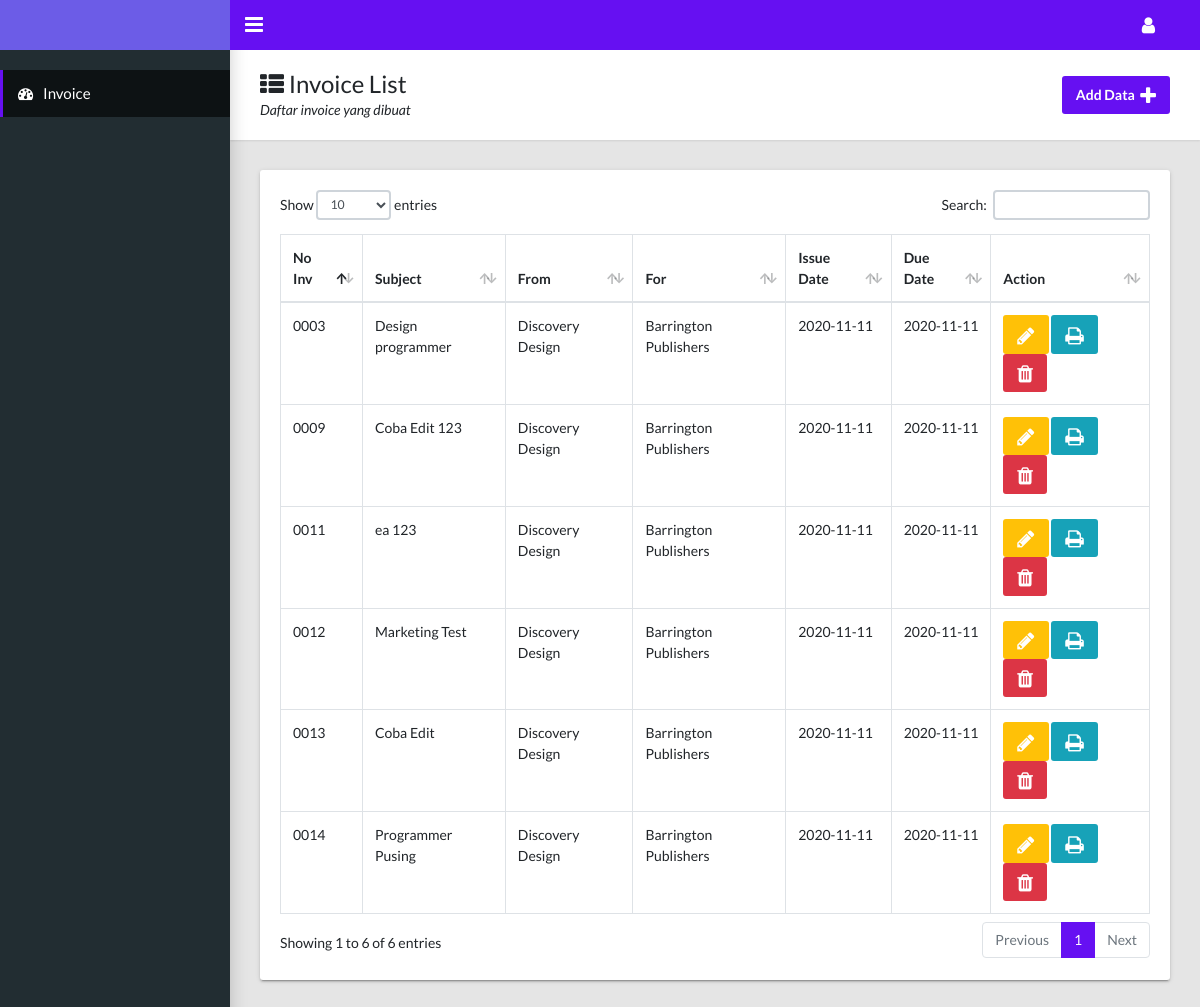
The page / on the database its author committed.
### tables this page shows
CREATE TABLE `tblinvoice` (
  `invoiceCd` varchar(4) NOT NULL,
  `issueDt` date NOT NULL,
  `dueDt` date NOT NULL,
  `subject` varchar(100) NOT NULL,
  `fromCd` int(11) NOT NULL,
  `forCd` int(11) NOT NULL,
  `status` varchar(1) NOT NULL,
  `payDt` datetime DEFAULT NULL,
  `createdDt` datetime NOT NULL,
  `updatedDt` datetime NOT NULL
);

CREATE TABLE `tbldestination` (
  `destinationCd` int(11) NOT NULL,
  `name` varchar(50) NOT NULL,
  `street` varchar(100) NOT NULL,
  `city` varchar(50) NOT NULL,
  `country` varchar(50) NOT NULL,
  `createdDt` datetime NOT NULL,
  `updatedDt` datetime NOT NULL
);

### connect.php (called while the page is built, shortened)
<?php
class Config
	{
		protected $host		= 'localhost';
		protected $dbname 	= 'esb_test';
		protected $user	 	= 'root';
		protected $password	= 'flamingo';
		public function connectionKey()
		{
			$mysqli = mysqli_connect($this->host,$this->user,$this->password);
			$mysqli->select_db($this->dbname);
			return $mysqli;
		}
		public function selInvoice($id = false)
		{
			$callConn = $this->connectionKey();
			if ($id == false) {
				$query = $callConn->query("SELECT a.*,b.name as fromNm,c.name as forNm
									FROM tblinvoice a
									JOIN tbldestination b ON a.fromCd = b.destinationCd
									JOIN tbldestination c ON a.forCd = c.destinationCd
									ORDER BY dueDt DESC");
			}
			return $query;
		}
	}
?>

### index.php (the view, shortened to what this page needs)
<?php
  require_once "connect.php";
  $config = new Config();
?>
<!DOCTYPE html>
<html lang="en">
  <head>
    <link rel="stylesheet" type="text/css" href="assets/css/main.css">
    <link rel="stylesheet" type="text/css" href="https://maxcdn.bootstrapcdn.com/font-awesome/4.7.0/css/font-awesome.min.css">
  </head>
  <body class="app sidebar-mini">
    <header class="app-header"><a class="app-header__logo" href="index.html"></a>
      <a class="app-sidebar__toggle" href="#" data-toggle="sidebar" aria-label="Hide Sidebar"></a>
      <ul class="app-nav">
        <li class="dropdown"><a class="app-nav__item" href="#" data-toggle="dropdown" aria-label="Open Profile Menu"><i class="fa fa-user fa-lg"></i></a>
        </li>
      </ul>
    </header>
    <aside class="app-sidebar">
      <ul class="app-menu">
        <li>
          <a class="app-menu__item active" href="index.php"><i class="app-menu__icon fa fa-dashboard"></i><span class="app-menu__label">Invoice</span></a>
        </li>
      </ul>
    </aside>
    <main class="app-content">
      <div class="app-title">
        <div>
          <h1><i class="fa fa-th-list"></i> Invoice List</h1>
          <p>Daftar invoice yang dibuat</p>
        </div>
        <div>
          <button class="btn bg-primary" style="color :white;" data-toggle="modal" data-target="#addData">Add Data &nbsp;<i class="fa fa-plus" aria-hidden="true" style="color:white"></i></button>
        </div>
      </div>
      <div class="row">
        <div class="col-md-12">
          <div class="tile">
            <div class="tile-body">
              <div class="table-responsive">
                <table class="table table-hover table-bordered" id="invoiceTable">
                  <thead>
                    <th>No Inv</th>
                    <th>Subject</th>
                    <th>From</th>
                    <th>For</th>
                    <th>Issue Date</th>
                    <th>Due Date</th>
                    <th>Action</th>
                  </thead>
                  <tbody>
                    <?php
                      foreach ($config->selInvoice() as $row) {
                    ?>
                    <tr>
                      <td><?= $row['invoiceCd']; ?></td>
                      <td><?= $row['subject']; ?></td>
                      <td><?= $row['fromNm']; ?></td>
                      <td><?= $row['forNm']; ?></td>
                      <td><?= $row['issueDt']; ?></td>
                      <td><?= $row['dueDt']; ?></td>
                      <td>
                        <a href="edit.php?id=<?= $row['invoiceCd'];?>" class="btn bg-warning"><i class="fa fa-pencil" aria-hidden="true" style="color:white"></i></a>
                        <a href="print.php?id=<?= $row['invoiceCd'];?>" class="btn bg-info"><i class="fa fa-print" aria-hidden="true" style="color:white"></i></a>
                        <a href="delete.php?id=<?= $row['invoiceCd'];?>" class="btn btn-danger" onclick="return confirm('Yakin Ingin Menghapus Data?');"><i class="fa fa-trash" aria-hidden="true"></i></a>
                      </td>
                    </tr>
                    <?php
                      }
                    ?>
                  </tbody>
                </table>
              </div>
            </div>
          </div>
        </div>
      </div>
    </main>
  </body>
</html>

### rows shown on the page
tblinvoice: invoiceCd "0003", subject "Design programmer", fromCd.name "Discovery Design", forCd.name "Barrington Publishers", issueDt "2020-11-11", dueDt "2020-11-11"
tblinvoice: invoiceCd "0009", subject "Coba Edit 123", fromCd.name "Discovery Design", forCd.name "Barrington Publishers", issueDt "2020-11-11", dueDt "2020-11-11"
tblinvoice: invoiceCd "0011", subject "ea 123", fromCd.name "Discovery Design", forCd.name "Barrington Publishers", issueDt "2020-11-11", dueDt "2020-11-11"
tblinvoice: invoiceCd "0012", subject "Marketing Test", fromCd.name "Discovery Design", forCd.name "Barrington Publishers", issueDt "2020-11-11", dueDt "2020-11-11"
tblinvoice: invoiceCd "0013", subject "Coba Edit", fromCd.name "Discovery Design", forCd.name "Barrington Publishers", issueDt "2020-11-11", dueDt "2020-11-11"
tblinvoice: invoiceCd "0014", subject "Programmer Pusing", fromCd.name "Discovery Design", forCd.name "Barrington Publishers", issueDt "2020-11-11", dueDt "2020-11-11"
